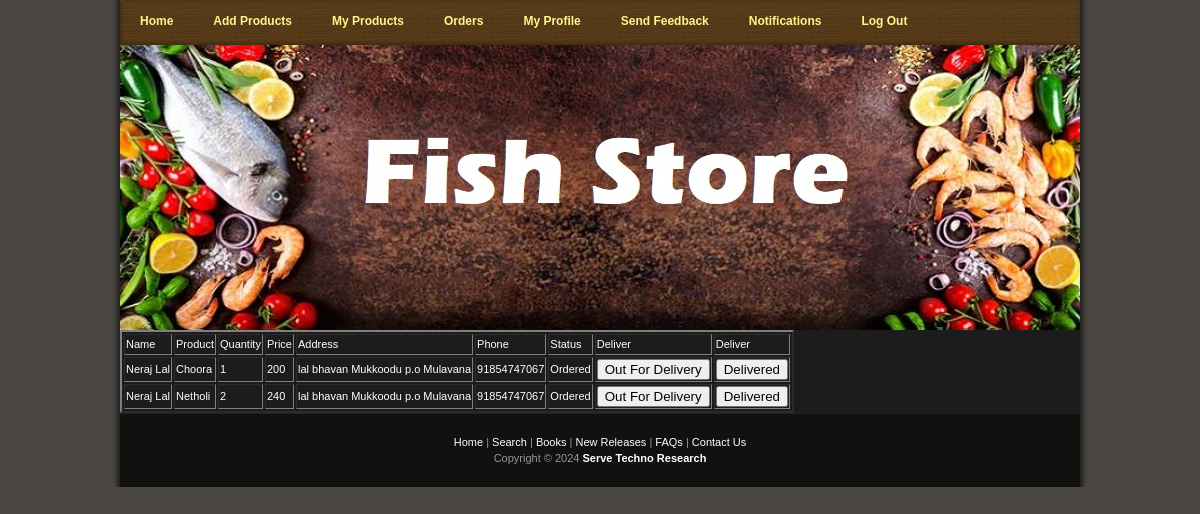
The app's page /sorders.php (signed in) with its own data.
### tables this page shows
CREATE TABLE IF NOT EXISTS `purchase` (
  `id` int(5) NOT NULL AUTO_INCREMENT,
  `name` varchar(25) NOT NULL,
  `user` varchar(50) NOT NULL,
  `shop` varchar(50) NOT NULL,
  `address` varchar(50) NOT NULL,
  `phone` bigint(20) NOT NULL,
  `product` varchar(50) NOT NULL,
  `quantity` int(5) NOT NULL,
  `price` int(5) NOT NULL,
  `status` int(5) NOT NULL DEFAULT '0',
  PRIMARY KEY (`id`)
);

### sorders.php (the view, shortened to what this page needs)
 <?php
include "shead.php";
include "dbconnect.php";
?>
<form method="POST" action="">
 <table border='2'>
                    <tr>
                        <td>Name</td>
                        <td>Product</td>
                        <td>Quantity</td>
                        <td>Price</td>
                        <td>Address</td>
                        <td>Phone</td>
                        <td>Status</td>
                        <td>Deliver</td>
                        <td>Deliver</td>
                    </tr>
<?php
 $uname=$_SESSION['email'];
                  $q="SELECT * fROM purchase where shop='$uname' and status='0'||status='2'||status='3'";
                  $m=mysql_query($q,$conn);
                  while($r=mysql_fetch_assoc($m))
                    {
                      $name=$r['name'];
                      $address=$r['address'];
                      $phone=$r['phone'];
                      $product=$r['product'];
                      $quantity=$r['quantity'];
                      $price=$r['price'];
                      $status=$r['status'];
?>
                    <tr>
                        <td><?php echo $name; ?></td>
                        <td><?php echo $product; ?></td>
                        <td><?php echo $quantity; ?></td>
                        <td><?php echo $price; ?></td>
                        <td><?php echo $address; ?></td>
                        <td><?php echo $phone; ?></td>
                        <td><?php
                        if($status==0)
                          echo 'Ordered';
                        else if($status==2)
                          echo 'Order Cancelled';
                        ?>
                      </td>
                      <td><input type="submit" name="submited" value="Out For Delivery"></td>
                      <td><input type="submit" name="submit" value="Delivered"></td></tr>
<?php
}
?>
</table></form>
<?php include "99footer.php" ?>

### templatemo_style.css (style rules this page uses)
body { margin: 0; padding: 0; line-height: 1.5em; font-family: Verdana, Arial, san-serif; font-size: 11px; color: #ffffff; background: #4b4743; }

### records on screen
purchase: name "Neraj Lal", product "Choora", quantity "1", price "200", address "lal bhavan Mukkoodu p.o Mulavana", phone "91854747067", status "Ordered"
purchase: name "Neraj Lal", product "Netholi", quantity "2", price "240", address "lal bhavan Mukkoodu p.o Mulavana", phone "91854747067", status "Ordered"
